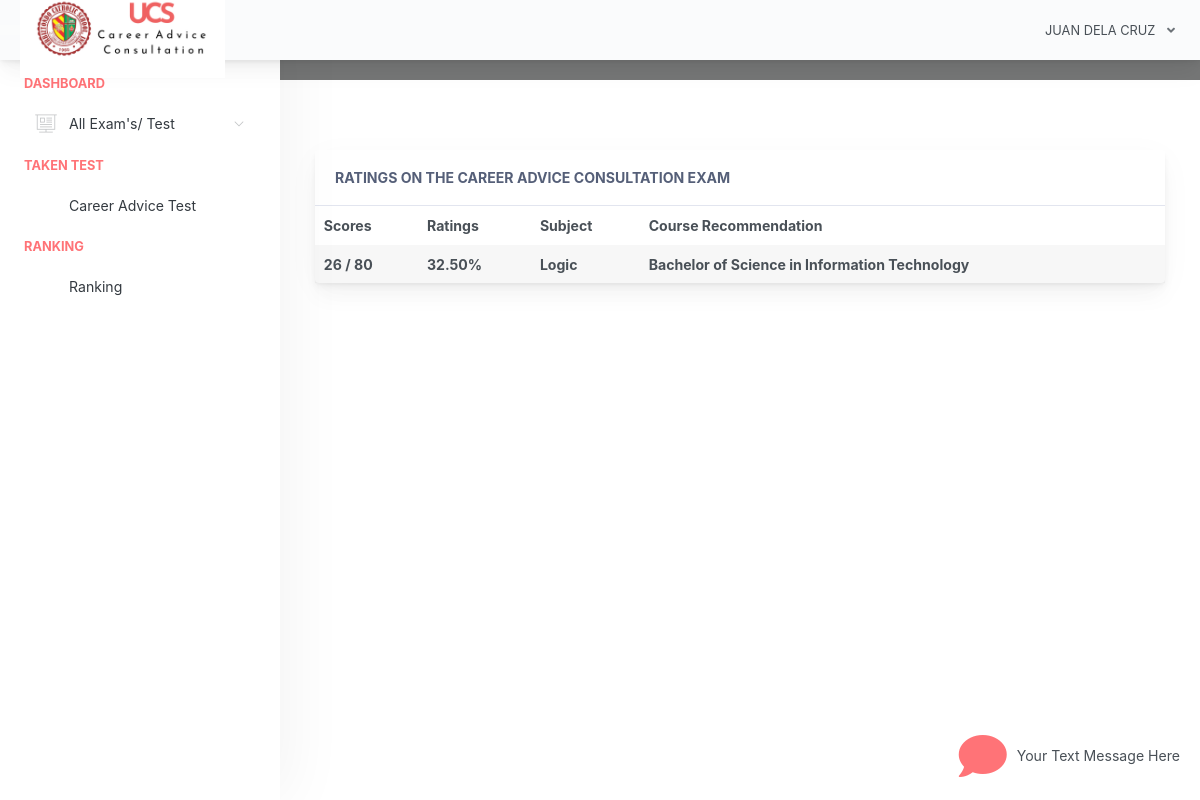
/home.php?page=examineeresult&id=28 (signed in), run on the app's committed database.
### tables this page shows
CREATE TABLE `examinee_tbl` (
  `exmne_id` int(11) NOT NULL,
  `exmne_fullname` varchar(1000) NOT NULL,
  `exmne_course` varchar(1000) NOT NULL,
  `exmne_gender` varchar(1000) NOT NULL,
  `exmne_birthdate` varchar(1000) NOT NULL,
  `exmne_year_level` varchar(1000) NOT NULL,
  `exmne_email` varchar(1000) NOT NULL,
  `exmne_password` varchar(1000) NOT NULL,
  `exmne_status` varchar(1000) NOT NULL DEFAULT 'active'
);

CREATE TABLE `exam_tbl` (
  `ex_id` int(11) NOT NULL,
  `cou_id` int(11) NOT NULL,
  `ex_title` varchar(1000) NOT NULL,
  `ex_time_limit` varchar(1000) NOT NULL,
  `ex_questlimit_display` int(11) NOT NULL,
  `ex_description` varchar(1000) NOT NULL,
  `ex_created` timestamp NOT NULL DEFAULT current_timestamp() ON UPDATE current_timestamp()
);

### query/selectData.php (called while the page is built, shortened)
<?php
$exmneId = $_SESSION['examineeSession']['exmne_id'];
$selExmneeData = $conn->query("SELECT * FROM examinee_tbl WHERE exmne_id='$exmneId' ")->fetch(PDO::FETCH_ASSOC);
 ?>

### pages/examineeresult.php (the view, shortened to what this page needs)
<?php
$examId = $_GET['id'];
$selExam = $conn->query("SELECT * FROM exam_tbl WHERE ex_id='$examId'")->fetch(PDO::FETCH_ASSOC);
?>
<link rel="stylesheet" type="text/css" href="css/mycss.css">
<div class="app-main__outer">
    <div class="app-main__inner">
        <div class="app-page-title">
        </div>
        <div class="col-md-12">
            <div class="main-card mb-3 card">
                <div class="card-header">Ratings on the Career Advice Consultation Exam</div>
                <div class="table-responsive">
                    <table class="align-middle mb-0 table table-borderless table-striped table-hover" id="tableList">
                        <thead>
                            <tr>
                                <th>Scores</th>
                                <th>Ratings</th>
                                <th>Subject</th>
                                <th>Course Recommendation</th>
                            </tr>
                        </thead>
                        <tbody>
                            <?php
                            $selScore = $conn->query("SELECT * FROM exam_question_tbl eqt INNER JOIN exam_answers ea ON eqt.eqt_id = ea.quest_id AND eqt.exam_answer = ea.exans_answer  WHERE ea.axmne_id='$exmneId' AND ea.exam_id='$examId' AND ea.exans_status='new' ");
                            $score = $selScore->rowCount();
                            $over = $selExam['ex_questlimit_display'];
                            $formattedAns = number_format(($score / $over * 100), 2);
                            $subject = "Unknown subject";
                            if ($formattedAns >= 30.00 && $formattedAns <= 40.00) {
                                $subject = "Logic";
                            } elseif ($formattedAns > 40.00) {
                                $subject = "Verbal";
                            }
                            $courseRecommendation = "Unknown";
                            if ($formattedAns >= 30.00 && $formattedAns <= 40.00) {
                                $courseRecommendation = "Bachelor of Science in Information Technology";
                            } elseif ($formattedAns >= 40.00) {
                                $courseRecommendation = "Bachelor of Science in Business Administration";
                            } elseif ($formattedAns >= 50.00 && $formattedAns <= 60.00) {
                                $courseRecommendation = "Bachelor Of Walang Kwenta";
                            }
                            ?>
                            <th><?php echo $score . " / " . $over; ?></th>
                            <th><?php echo $formattedAns . "%"; ?></th>
                            <th><?php echo $subject; ?></th>
                            <th><?php echo $courseRecommendation; ?></th>
                        </tbody>
                    </table>
                </div>
            </div>
        </div>
        <div class="chatbot-icon">
            <a href="./chatbot/index.php">
                <i class='fas fa-comment' style='font-size:48px;color: #FF7377'></i>
            </a>
            <div class="text-message">Your Text Message Here</div>
        </div>
    </div>
</div>

### includes/header.php (shortened to what this page needs)
<?php
  include("conn.php");
  include("query/selectData.php");
 ?>
<!doctype html>
<html lang="en">
<head>
    <link href="original.css" rel="stylesheet">
    <link href="css/sweetalert.css" rel="stylesheet">
</head>
<body id="body">
    <div class="app-container app-theme-white body-tabs-shadow fixed-sidebar fixed-header">
        <div class="app-header header-shadow">
            <div class="app-header__logo">
                <a href="home.php"><div class="logo-src"></div></a>
            </div>
                <div class="app-header__content">
                <div class="app-header-right">
                    <div class="header-btn-lg pr-0">
                        <div class="widget-content p-0">
                            <div class="widget-content-wrapper">
                                <div class="widget-content-left">
                                    <div class="btn-group">
                                        <a data-toggle="dropdown" aria-haspopup="true" aria-expanded="false" class="p-0 btn">
                                            <?php
                                                echo strtoupper($selExmneeData['exmne_fullname']);
                                             ?>
                                            <i class="fa fa-angle-down ml-2 opacity-8"></i>
                                        </a>
                                    </div>
                                </div>
                            </div>
                        </div>
                    </div>        </div>
            </div>
        </div>

### includes/sidebar.php (shortened to what this page needs)
<div class="app-sidebar sidebar-shadow">
        <div class="scrollbar-sidebar">
        <div class="app-sidebar__inner">
            <ul class="vertical-nav-menu">
                <li class="app-sidebar__heading">DASHBOARD</li>
                <li>
                <a href="">
                      <i class="metismenu-icon pe-7s-display2"></i>
                     All Exam's/ Test
                    <i class="metismenu-state-icon pe-7s-angle-down caret-left"></i>
                </a>
                </li>
                 <li class="app-sidebar__heading">TAKEN TEST</li>
                <li>
                  <?php
                    $selTakenExam = $conn->query("SELECT * FROM exam_tbl et INNER JOIN exam_attempt ea ON et.ex_id = ea.exam_id WHERE exmne_id='$exmneId' ORDER BY ea.examat_id  ");
                    if($selTakenExam->rowCount() > 0)
                    {
                        while ($selTakenExamRow = $selTakenExam->fetch(PDO::FETCH_ASSOC)) { ?>
                            <a href="home.php?page=result&id=<?php echo $selTakenExamRow['ex_id']; ?>" >
                                <?php echo $selTakenExamRow['ex_title']; ?>
                            </a>
                        <?php }
                    }
                    else
                    { ?>
                        <a href="#" class="pl-3">You are not taking exam yet</a>
                    <?php }
                   ?>
                </li>
            <li>
            <li class="app-sidebar__heading">RAnking</li>
            <li>
                    <li>
                    <?php
                    $selTakenExam = $conn->query("SELECT * FROM exam_tbl et INNER JOIN exam_attempt ea ON et.ex_id = ea.exam_id WHERE exmne_id='$exmneId' ORDER BY ea.examat_id  ");
                    if($selTakenExam->rowCount() > 0)
                    {
                        while ($selTakenExamRow = $selTakenExam->fetch(PDO::FETCH_ASSOC)) { ?>
                            <a href="home.php?page=examineeresult&id=<?php echo $selTakenExamRow['ex_id']; ?>" >
                                 Ranking
                            </a>
                        <?php }
                    }
                    else
                    { ?>
                        <a href="#" class="pl-3">You are not taking exam yet</a>
                    <?php }
                   ?>
                    </li>
                </li>
            </li>
            </ul>
        </div>
    </div>
</div>

### pages/examineeresult.php (style rules this page uses)
.chatbot-icon { position: fixed; bottom: 20px; right: 20px; display: flex; align-items: center; }
.text-message { margin-left: 10px; }

### data on the page
examinee_tbl: exmne_fullname "JUAN DELA CRUZ"
exam_tbl: ex_title "Career Advice Test", ex_questlimit_display "80", ex_questlimit_display "32.50", ex_questlimit_display "Logic", ex_questlimit_display "Bachelor of Science in Information Technology"

### other printed values
$score "26"
